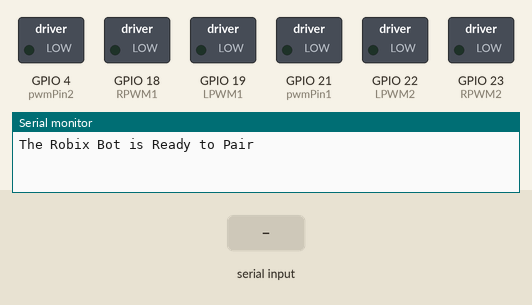
Simulated run of this sketch. Board: ESP32. Parts: switched loads named in the sketch (green lamp = pin HIGH), the last lines printed to the serial monitor. Inputs (shaded band) come from the test bench. Nothing arrives over Bluetooth unless stated.

Above: at 1.2 s.
1.3 s: "F" received over the second serial link
At 2.3 s:
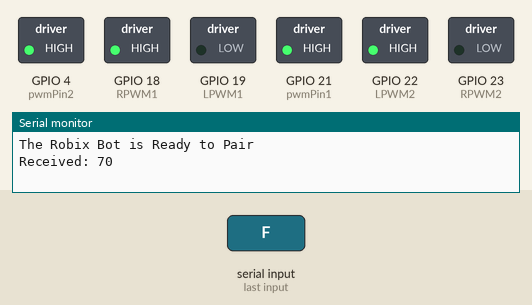
2.8 s: "0" received over the second serial link
At 3.8 s:
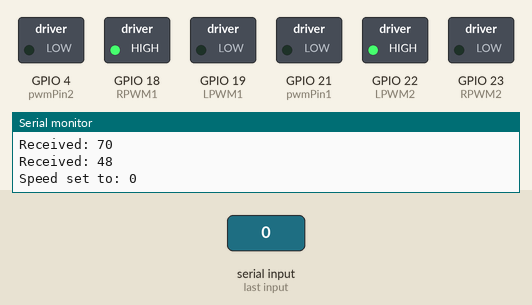
4.3 s: "B" received over the second serial link
At 5.5 s:
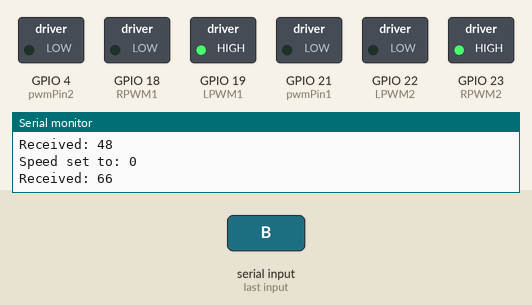
5.8 s: "L" received over the second serial link
At 7.0 s:
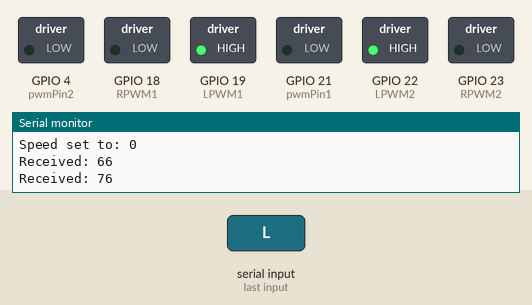
7.3 s: "R" received over the second serial link
At 8.0 s:
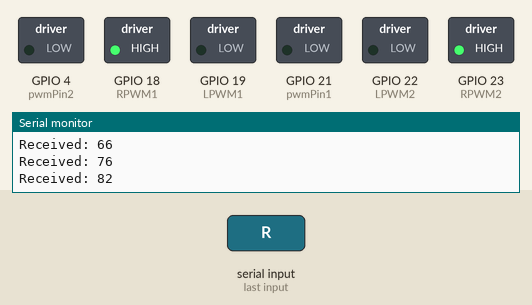
8.8 s: "1" received over the second serial link
At 9.5 s:
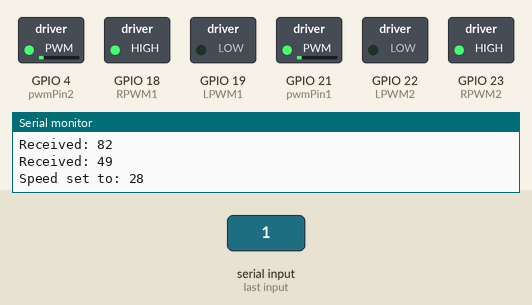
Timing chart, 0 to 11.3 s (numbered marks = the images above; inputs shaded):
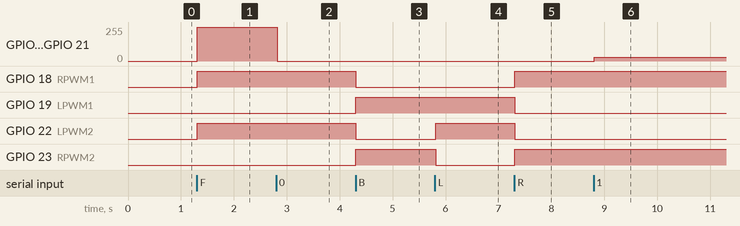

The sketch:

RobixL298Nbot.ino
```cpp
#include "BluetoothSerial.h"
BluetoothSerial ESP_BT;

// Connect Your Pins Like This
#define RPWM1 18   // for motor 1
#define LPWM1 19   // for motor 1
#define RPWM2 23   // for motor 2
#define LPWM2 22   // for motor 2
#define pwmPin1 21  // for pwm
#define pwmPin2 4  // for pwm

int incoming;
int speedValue = 255; // Default maximum speed between 0-255 you can adjust but adjustable later on via pwm

void setup() {
  Serial.begin(115200);
  ESP_BT.begin("Robix L298N Bot");

  Serial.println("The Robix Bot is Ready to Pair");
  ESP_BT.println("Robix L298N is ready to pair");

  pinMode(RPWM1, OUTPUT);
  pinMode(LPWM1, OUTPUT);
  pinMode(RPWM2, OUTPUT);
  pinMode(LPWM2, OUTPUT);

  pinMode(pwmPin1, OUTPUT);
  pinMode(pwmPin2, OUTPUT);
}

void loop() {

  if (ESP_BT.available()) {
    incoming = ESP_BT.read();
    Serial.print("Received: ");
    Serial.println(incoming);

    // STOP
    if (incoming == 83) {
      digitalWrite(RPWM1, LOW);
      digitalWrite(LPWM1, LOW);
      digitalWrite(RPWM2, LOW);
      digitalWrite(LPWM2, LOW);
      analogWrite(pwmPin1, 0);
      analogWrite(pwmPin2, 0);
      ESP_BT.println("The Bot Has Stopped"); // serial monitor prints for debugging
    }

    else if (incoming == 70) {
      digitalWrite(RPWM1, HIGH);
      digitalWrite(LPWM1, LOW);
      digitalWrite(RPWM2, LOW);
      digitalWrite(LPWM2, HIGH);
      analogWrite(pwmPin1, speedValue);
      analogWrite(pwmPin2, speedValue);
      ESP_BT.println("Turning left");
    }

    else if (incoming == 66) {
      digitalWrite(RPWM1, LOW);
      digitalWrite(LPWM1, HIGH);
      digitalWrite(RPWM2, HIGH);
      digitalWrite(LPWM2, LOW);
      analogWrite(pwmPin1, speedValue);
      analogWrite(pwmPin2, speedValue);
      ESP_BT.println("Turning right");
    }

    else if (incoming == 76) {
      digitalWrite(RPWM1, LOW);
      digitalWrite(LPWM1, HIGH);
      digitalWrite(RPWM2, LOW);
      digitalWrite(LPWM2, HIGH);
      analogWrite(pwmPin1, speedValue);
      analogWrite(pwmPin2, speedValue);
      ESP_BT.println("Moving forward");
    }

    else if (incoming == 82) {
      digitalWrite(RPWM1, HIGH);
      digitalWrite(LPWM1, LOW);
      digitalWrite(RPWM2, HIGH);
      digitalWrite(LPWM2, LOW);
      analogWrite(pwmPin1, speedValue);
      analogWrite(pwmPin2, speedValue);
      ESP_BT.println("Moving backward");
    }

    // SPEED CONTROL 0–9 where pwm comes to play
    else if (incoming >= 48 && incoming <= 57) {
      speedValue = map(incoming, 48, 57, 0, 255);
      analogWrite(pwmPin1, speedValue);
      analogWrite(pwmPin2, speedValue);

      Serial.print("Speed set to: ");
      Serial.println(speedValue);
      ESP_BT.print("Speed set to: ");
      ESP_BT.println(speedValue);
    }
  }

  delay(20);
}

// MADE BY ROBIX BUT FREE TO USE FOR ALL
```

Measured:
- after the input at 1.3 s, GPIO 4 (pwmPin2), GPIO 21 (pwmPin1): 0/255 → 255/255 at once; GPIO 18 (RPWM1), GPIO 22 (LPWM2): LOW → HIGH at once
- after the input at 2.8 s, GPIO 4 (pwmPin2), GPIO 21 (pwmPin1): 255/255 → 0/255 at once
- after the input at 4.3 s, GPIO 18 (RPWM1), GPIO 22 (LPWM2): HIGH → LOW at once; GPIO 19 (LPWM1), GPIO 23 (RPWM2): LOW → HIGH at once
- after the input at 5.8 s, GPIO 22 (LPWM2): LOW → HIGH at once; GPIO 23 (RPWM2): HIGH → LOW at once
- after the input at 7.3 s, GPIO 18 (RPWM1), GPIO 23 (RPWM2): LOW → HIGH at once; GPIO 19 (LPWM1), GPIO 22 (LPWM2): HIGH → LOW at once
- after the input at 8.8 s, GPIO 4 (pwmPin2), GPIO 21 (pwmPin1): 0/255 → 28/255 at once
